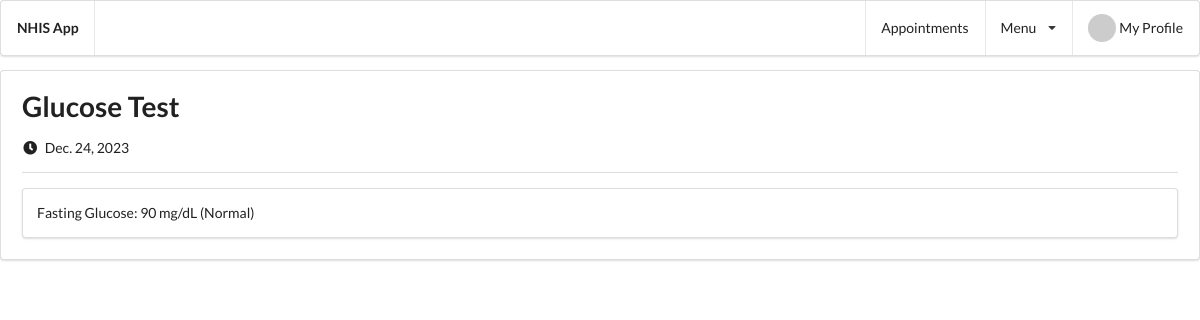
/lab-result/0c27d65d6db64c7f8cb166aa56abb51d/ (signed in), run on the app's committed database.
### core/models.py (models this page shows, shortened)
class LabResult(models.Model):
    uid = models.UUIDField(
        primary_key=True, default=uuid.uuid4, editable=False, unique=True
    )
    patient = models.ForeignKey(Patient, on_delete=models.CASCADE)
    date = models.DateField()
    test_name = models.CharField(max_length=255)
    result = models.TextField()
    reference_range = models.CharField(max_length=255)

### core/views.py (the view)
# urls.py: path("lab-result/<uid>/", views.view_lab_result, name="lab_result"),
@login_required
def view_lab_result(request, uid):
    account = Account.objects.get(user=request.user)
    lab_result = LabResult.objects.get(uid=uid)
    template = "core/lab_result.html"
    context = {
        "account": account,
        "lab_result": lab_result,
    }
    return render(request, template, context)

### templates/core/lab_result.html (shortened to what this page needs)
{% extends 'base.html' %}
{% block body %}
<div class="ui padded segment">
    <h1 class="ui header">{{lab_result.test_name}}</h1>
    <div class="meta"><i class="clock icon"></i> {{lab_result.date}} </div>
    <div class="ui clearing divider"></div>
    <div class="ui text segment">
        {{lab_result.result}}
    </div>
  </div>
{% endblock body %}

### data on the page
LabResult: test_name "Glucose Test", date "Dec. 24, 2023", result "Fasting Glucose: 90 mg/dL (Normal)"
